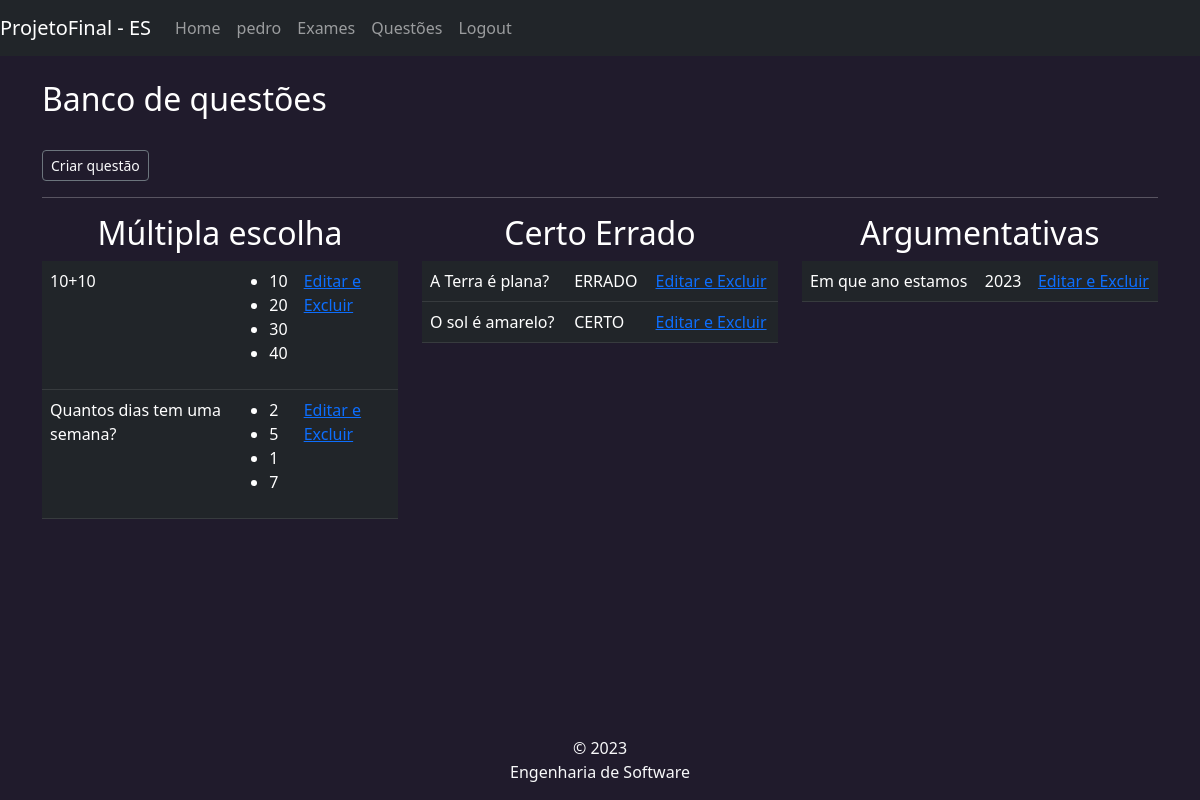
Page /questoes (signed in) on the committed database.
### app/models/tables.py (models this page shows)
class User(db.Model, UserMixin):
    id = db.Column(Integer, primary_key=True)
    username = db.Column(String(9), nullable=False, unique=True)
    email = db.Column(String(150), nullable=False, unique=True)
    password = db.Column(db.String(80), nullable=False)
    professor = db.Column(db.Boolean,nullable=False)

class Questao(db.Model):
    __tablename__ = 'questoes'
    id = Column(Integer, primary_key=True)
    tipo = Column(Enum('ME', 'CE', 'CA'), nullable=False)
    enunciado = Column(String(255), nullable=False)
    correta = Column(String(255))
    alternativas:  Mapped[list["Alternativa"]] = relationship(back_populates="questao")

class Alternativa(db.Model):
    __tablename__ = 'alternativas'
    id = Column(Integer, primary_key=True)
    texto = Column(String(255), nullable=False)
    correta = Column(Boolean, nullable=False)
    questao_id: Mapped["Questao"] = mapped_column(ForeignKey('questoes.id'))
    questao: Mapped["Questao"] = relationship(foreign_keys="Alternativa.questao_id")

### app/controllers/routes.py (the view)
@app.route("/questoes",methods=['GET'])
@login_required
def questoes():
    questoes = Questao.query.all()
    return render_template('questoes_view.html', questoes = questoes)

### app/controllers/routes.py (called while the page is built)
@login_manager.user_loader
def load_user(user_id):
    return User.query.get(int(user_id))

### app/templates/questoes_view.html (shortened to what this page needs)
{% extends "base.html" %}
{% block content %}
    <h2>Banco de questões</h2>
    <br>
    <a class="btn btn-sm btn-outline-secondary text-light" href="{{ url_for('add_questoes_view')}}">
        Criar questão
    </a>
    <hr>
    <div class="row">
        <div class="col">
            <h2 style="text-align: center">Múltipla escolha</h1>
            <table class="table table-dark">
                {% for q in questoes %}
                {% if q.tipo == 'ME' %}
                <tr>
                    <td>{{ q.enunciado }}</td>
                    <td>
                        <ul>
                            {% for a in q.alternativas %}
                            <li>
                                {{ a.texto }}
                            </li>
                            {% endfor %}
                        </ul>
                    </td>
                    <td><a href="">Editar e Excluir</a>
                    </td>
                </tr>
                {% endif %}
                {% endfor %}
            </table>
        </div>
        <div class="col">
            <h2 style="text-align: center">Certo Errado</h1>
            <table class="table table-dark">
                {% for q in questoes %}
                {% if q.tipo == 'CE' %}
                <tr>
                    <td>{{ q.enunciado }}</td>
                    <td>{{ q.correta }}</td>
                    <td><a href="">Editar e Excluir</a>
                    </td>
                </tr>
                {% endif %}
                {% endfor %}
            </table>
        </div>
        <div class="col">
            <h2 style="text-align: center">Argumentativas</h1>
            <table class="table table-dark">
                {% for q in questoes %}
                {% if q.tipo == 'CA' %}
                <tr>
                    <td>{{ q.enunciado }}</td>
                    <td>{{ q.correta }}</td>
                    <td><a href="">Editar e Excluir</a>
                    </td>
                </tr>
                {% endif %}
                {% endfor %}
            </table>
        </div>
    </div>
{% endblock %}

### app/templates/base.html (shortened to what this page needs)
<!DOCTYPE html>
<html lang="en">
<head>
    <link rel="stylesheet" href="/static/bootstrap-5.3.0-dist/css/bootstrap.min.css" />
</head>
<body style="background: #201b2c; color: white">
    <nav class="navbar navbar-expand-lg navbar-dark bg-dark">
        <a class="navbar-brand" href="#"> ProjetoFinal - ES </a>
        <div class="collapse navbar-collapse" id="navbarNav">
        <ul class="navbar-nav">
            <li class="nav-item active">
                <a class="nav-link" href="/user">Home</a>
            </li>
            {% if current_user.anoynumous %}
            {% else %}
            <li class="nav-item active">
                <a class="nav-link" href="">{{current_user.username }}</a>
            </li>
            <li class="nav-item active">
                <a class="nav-link" href="{{url_for('exames')}}">Exames</a>
            </li>
            <li class="nav-item active">
                <a class="nav-link" href="{{url_for('questoes')}}">Questões</a>
            </li>
            <li class="nav-item active">
                <a class="nav-link" href="{{ url_for('logout') }}">Logout</a>
            </li>
            {% endif %}
        </ul>
        </div>
    </nav>
    <div class="d-flex mt-4">
        <div class="container">
        {% block content %}{% endblock %}
        </div>
    </div>
    <footer class="footer fixed-bottom mt-auto py-3 text-light">
        <div class="container text-center">
            <span>
                &copy; 2023 <br/>
                Engenharia de Software
            </span>
        </div>
    </footer>
</body>
</html>

### rows in the picture
User: username "pedro"
Questao: enunciado "10+10"
Alternativa: texto "10"
Alternativa: texto "20"
Alternativa: texto "30"
Alternativa: texto "40"
Questao: enunciado "Quantos dias tem uma semana?"
Alternativa: texto "2"
Alternativa: texto "5"
Alternativa: texto "1"
Alternativa: texto "7"
Questao: enunciado "A Terra é plana?", correta "ERRADO"
Questao: enunciado "O sol é amarelo?", correta "CERTO"
Questao: enunciado "Em que ano estamos", correta "2023"
